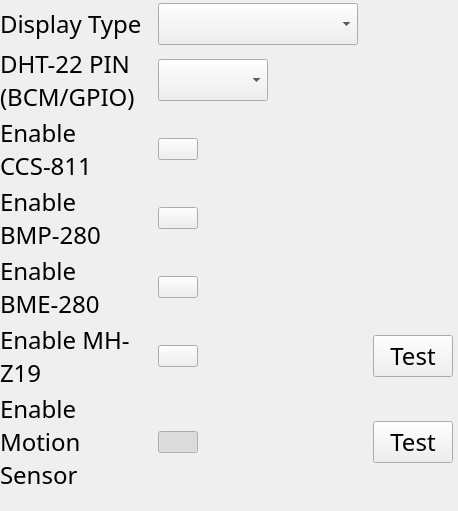
             <widget class="QWidget" name="hw_scroll_widgets">
              <property name="geometry">
               <rect>
                <x>0</x>
                <y>0</y>
                <width>458</width>
                <height>511</height>
               </rect>
              </property>
              <layout class="QVBoxLayout" name="verticalLayout_13">
               <property name="leftMargin">
                <number>0</number>
               </property>
               <property name="topMargin">
                <number>0</number>
               </property>
               <property name="rightMargin">
                <number>0</number>
               </property>
               <property name="bottomMargin">
                <number>0</number>
               </property>
               <item>
                <layout class="QGridLayout" name="gridLayout" columnstretch="0,0,0">
                 <property name="topMargin">
                  <number>3</number>
                 </property>
                 <property name="rightMargin">
                  <number>5</number>
                 </property>
                 <property name="horizontalSpacing">
                  <number>15</number>
                 </property>
                 <property name="verticalSpacing">
                  <number>2</number>
                 </property>
                 <item row="5" column="0">
                  <widget class="QLabel" name="mh_z19_enable_label">
                   <property name="font">
                    <font>
                     <family>Franzo</family>
                     <pointsize>18</pointsize>
                    </font>
                   </property>
                   <property name="text">
                    <string>Enable MH-Z19</string>
                   </property>
                   <property name="wordWrap">
                    <bool>true</bool>
                   </property>
                  </widget>
                 </item>
                 <item row="2" column="1">
                  <widget class="AnimatedToggle" name="ccs811_enable_toggle">
                   <property name="sizePolicy">
                    <sizepolicy hsizetype="Fixed" vsizetype="Fixed">
                     <horstretch>0</horstretch>
                     <verstretch>0</verstretch>
                    </sizepolicy>
                   </property>
                   <property name="layoutDirection">
                    <enum>Qt::LeftToRight</enum>
                   </property>
                   <property name="text">
                    <string/>
                   </property>
                   <property name="checked">
                    <bool>false</bool>
                   </property>
                  </widget>
                 </item>
                 <item row="0" column="1">
                  <widget class="QComboBox" name="display_type_cbox">
                   <property name="sizePolicy">
                    <sizepolicy hsizetype="MinimumExpanding" vsizetype="Fixed">
                     <horstretch>0</horstretch>
                     <verstretch>0</verstretch>
                    </sizepolicy>
                   </property>
                   <property name="minimumSize">
                    <size>
                     <width>200</width>
                     <height>0</height>
                    </size>
                   </property>
                   <property name="maximumSize">
                    <size>
                     <width>250</width>
                     <height>16777215</height>
                    </size>
                   </property>
                   <property name="font">
                    <font>
                     <family>Franzo</family>
                     <pointsize>18</pointsize>
                    </font>
                   </property>
                   <property name="sizeAdjustPolicy">
                    <enum>QComboBox::AdjustToContents</enum>
                   </property>
                  </widget>
                 </item>
                 <item row="2" column="0">
                  <widget class="QLabel" name="ccs811_enable_label">
                   <property name="sizePolicy">
                    <sizepolicy hsizetype="Preferred" vsizetype="Preferred">
                     <horstretch>0</horstretch>
                     <verstretch>0</verstretch>
                    </sizepolicy>
                   </property>
                   <property name="font">
                    <font>
                     <family>Franzo</family>
                     <pointsize>18</pointsize>
                    </font>
                   </property>
                   <property name="text">
                    <string>Enable CCS-811</string>
                   </property>
                   <property name="alignment">
                    <set>Qt::AlignLeading|Qt::AlignLeft|Qt::AlignVCenter</set>
                   </property>
                   <property name="wordWrap">
                    <bool>true</bool>
                   </property>
                  </widget>
                 </item>
                 <item row="0" column="0">
                  <widget class="QLabel" name="display_type_label">
                   <property name="font">
                    <font>
                     <family>Franzo</family>
                     <pointsize>18</pointsize>
                    </font>
                   </property>
                   <property name="text">
                    <string>Display Type</string>
                   </property>
                  </widget>
                 </item>
                 <item row="1" column="0">
                  <widget class="QLabel" name="dht22_enable_label">
                   <property name="font">
                    <font>
                     <family>Franzo</family>
                     <pointsize>18</pointsize>
                    </font>
                   </property>
                   <property name="text">
                    <string>DHT-22 PIN (BCM/GPIO)</string>
                   </property>
                   <property name="alignment">
                    <set>Qt::AlignLeading|Qt::AlignLeft|Qt::AlignVCenter</set>
                   </property>
                   <property name="wordWrap">
                    <bool>true</bool>
                   </property>
                  </widget>
                 </item>
                 <item row="4" column="0">
                  <widget class="QLabel" name="bme280_enable_label">
                   <property name="font">
                    <font>
                     <family>Franzo</family>
                     <pointsize>18</pointsize>
                    </font>
                   </property>
                   <property name="text">
                    <string>Enable BME-280</string>
                   </property>
                   <property name="wordWrap">
                    <bool>true</bool>
                   </property>
                  </widget>
                 </item>
                 <item row="5" column="1">
                  <widget class="AnimatedToggle" name="mh_z19_enable_toggle">
                   <property name="sizePolicy">
                    <sizepolicy hsizetype="Fixed" vsizetype="Fixed">
                     <horstretch>0</horstretch>
                     <verstretch>0</verstretch>
                    </sizepolicy>
                   </property>
                   <property name="layoutDirection">
                    <enum>Qt::LeftToRight</enum>
                   </property>
                   <property name="text">
                    <string/>
                   </property>
                   <property name="checked">
                    <bool>false</bool>
                   </property>
                  </widget>
                 </item>
                 <item row="4" column="1">
                  <widget class="AnimatedToggle" name="bme280_enable_toggle">
                   <property name="sizePolicy">
                    <sizepolicy hsizetype="Fixed" vsizetype="Fixed">
                     <horstretch>0</horstretch>
                     <verstretch>0</verstretch>
                    </sizepolicy>
                   </property>
                   <property name="layoutDirection">
                    <enum>Qt::LeftToRight</enum>
                   </property>
                   <property name="text">
                    <string/>
                   </property>
                   <property name="checkable">
                    <bool>true</bool>
                   </property>
                   <property name="checked">
                    <bool>false</bool>
                   </property>
                  </widget>
                 </item>
                 <item row="6" column="0">
                  <widget class="QLabel" name="motion_sensor_enable_label">
                   <property name="font">
                    <font>
                     <family>Franzo</family>
                     <pointsize>18</pointsize>
                    </font>
                   </property>
                   <property name="text">
                    <string>Enable Motion Sensor</string>
                   </property>
                   <property name="wordWrap">
                    <bool>true</bool>
                   </property>
                  </widget>
                 </item>
                 <item row="3" column="0">
                  <widget class="QLabel" name="bmp280_enable_label">
                   <property name="font">
                    <font>
                     <family>Franzo</family>
                     <pointsize>18</pointsize>
                    </font>
                   </property>
                   <property name="text">
                    <string>Enable BMP-280</string>
                   </property>
                   <property name="wordWrap">
                    <bool>true</bool>
                   </property>
                  </widget>
                 </item>
                 <item row="6" column="1">
                  <widget class="AnimatedToggle" name="motion_sensor_enable_toggle">
                   <property name="enabled">
                    <bool>true</bool>
                   </property>
                   <property name="sizePolicy">
                    <sizepolicy hsizetype="Fixed" vsizetype="Fixed">
                     <horstretch>0</horstretch>
                     <verstretch>0</verstretch>
                    </sizepolicy>
                   </property>
                   <property name="layoutDirection">
                    <enum>Qt::LeftToRight</enum>
                   </property>
                   <property name="text">
                    <string/>
                   </property>
                   <property name="checkable">
                    <bool>true</bool>
                   </property>
                   <property name="checked">
                    <bool>true</bool>
                   </property>
                  </widget>
                 </item>
                 <item row="3" column="1">
                  <widget class="AnimatedToggle" name="bmp280_enable_toggle">
                   <property name="sizePolicy">
                    <sizepolicy hsizetype="Fixed" vsizetype="Fixed">
                     <horstretch>0</horstretch>
                     <verstretch>0</verstretch>
                    </sizepolicy>
                   </property>
                   <property name="layoutDirection">
                    <enum>Qt::LeftToRight</enum>
                   </property>
                   <property name="text">
                    <string/>
                   </property>
                   <property name="checkable">
                    <bool>true</bool>
                   </property>
                   <property name="checked">
                    <bool>false</bool>
                   </property>
                  </widget>
                 </item>
                 <item row="5" column="2">
                  <widget class="QPushButton" name="mh_z19_calibrate_button">
                   <property name="font">
                    <font>
                     <family>Franzo</family>
                     <pointsize>18</pointsize>
                    </font>
                   </property>
                   <property name="text">
                    <string>Test</string>
                   </property>
                  </widget>
                 </item>
                 <item row="1" column="1">
                  <widget class="QComboBox" name="dht22_pin_cbox">
                   <property name="sizePolicy">
                    <sizepolicy hsizetype="MinimumExpanding" vsizetype="Fixed">
                     <horstretch>0</horstretch>
                     <verstretch>0</verstretch>
                    </sizepolicy>
                   </property>
                   <property name="minimumSize">
                    <size>
                     <width>40</width>
                     <height>0</height>
                    </size>
                   </property>
                   <property name="maximumSize">
                    <size>
                     <width>110</width>
                     <height>16777215</height>
                    </size>
                   </property>
                   <property name="font">
                    <font>
                     <family>Franzo</family>
                     <pointsize>18</pointsize>
                    </font>
                   </property>
                   <property name="sizeAdjustPolicy">
                    <enum>QComboBox::AdjustToContents</enum>
                   </property>
                  </widget>
                 </item>
                 <item row="6" column="2">
                  <widget class="QPushButton" name="motion_sensor_test_button">
                   <property name="font">
                    <font>
                     <family>Franzo</family>
                     <pointsize>18</pointsize>
                    </font>
                   </property>
                   <property name="text">
                    <string>Test</string>
                   </property>
                  </widget>
                 </item>
                 <item row="7" column="0">
                  <spacer name="verticalSpacer_2">
                   <property name="orientation">
                    <enum>Qt::Vertical</enum>
                   </property>
                   <property name="sizeHint" stdset="0">
                    <size>
                     <width>20</width>
                     <height>40</height>
                    </size>
                   </property>
                  </spacer>
                 </item>
                </layout>
               </item>
              </layout>
             </widget>
